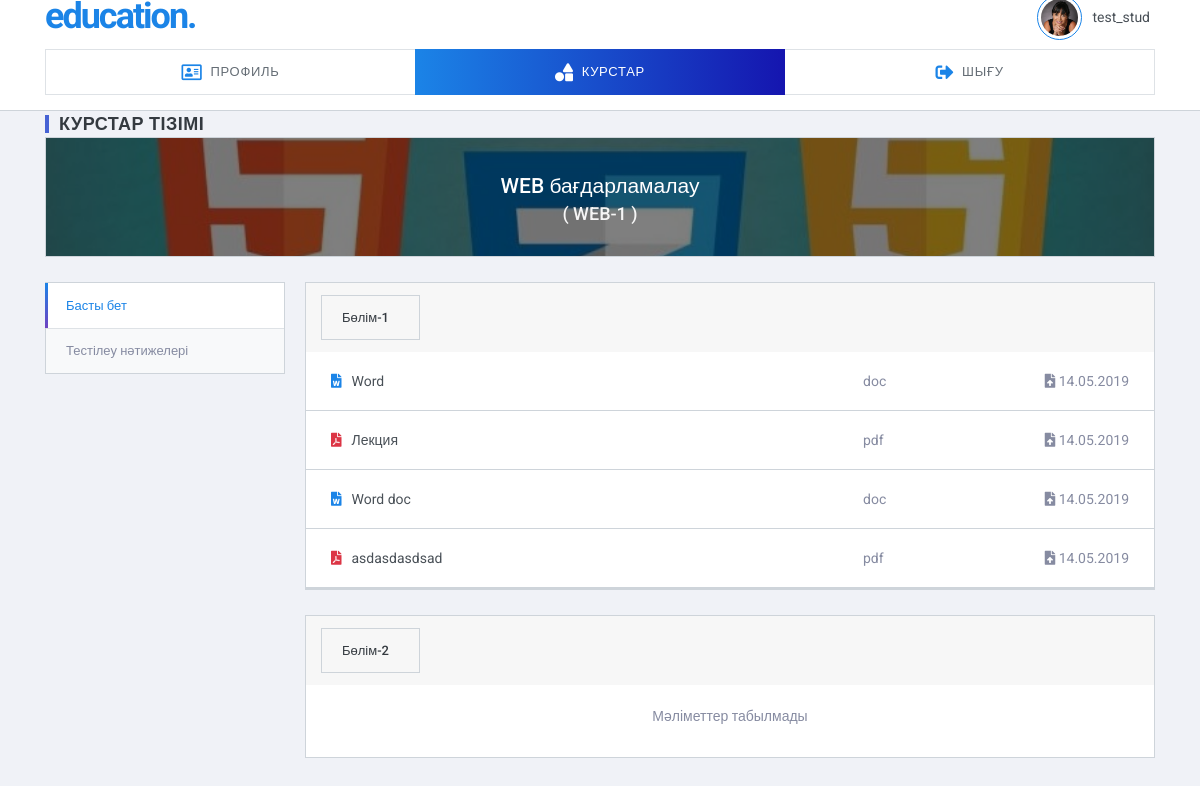
The app's page /?objects=2 (signed in) with its own data.
### tables this page shows
CREATE TABLE `db_users` (
  `user_id` int(11) NOT NULL,
  `login` varchar(255) NOT NULL,
  `password` varchar(255) NOT NULL,
  `user_ava` varchar(250) NOT NULL,
  `user_sname` varchar(255) NOT NULL,
  `user_name` varchar(255) NOT NULL,
  `user_mname` varchar(255) NOT NULL,
  `user_phone` varchar(250) NOT NULL,
  `user_email` varchar(250) NOT NULL,
  `user_type` int(1) NOT NULL
);

CREATE TABLE `db_groups` (
  `id_group` int(11) NOT NULL,
  `name_group` varchar(50) NOT NULL,
  `id_curs` int(11) NOT NULL,
  `user_id` int(11) NOT NULL,
  `mo` int(11) NOT NULL,
  `tu` int(11) NOT NULL,
  `we` int(11) NOT NULL,
  `th` int(11) NOT NULL,
  `fr` int(11) NOT NULL,
  `sa` int(11) NOT NULL,
  `su` int(11) NOT NULL,
  `time` varchar(50) NOT NULL
);

CREATE TABLE `db_curses` (
  `id_curs` int(11) NOT NULL,
  `name_curs` varchar(250) NOT NULL,
  `discription_curs` text NOT NULL,
  `img_curs` varchar(250) NOT NULL
);

CREATE TABLE `db_curses_sections` (
  `id_curses_sections` int(11) NOT NULL,
  `id_group` int(11) NOT NULL,
  `name_curses_sections` varchar(250) NOT NULL
);

CREATE TABLE `db_groups_docs` (
  `id_group_doc` int(11) NOT NULL,
  `id_group` int(11) NOT NULL,
  `id_curses_sections` int(11) NOT NULL,
  `name_doc` varchar(250) NOT NULL,
  `url_doc` varchar(250) NOT NULL,
  `type_doc` varchar(50) NOT NULL,
  `date_upload` varchar(50) NOT NULL,
  `points` int(11) NOT NULL
);

### pages/student/object_in/object_info.php (the view, shortened to what this page needs)
<?php
$query_curs_info  = mysql_query("SELECT * FROM db_groups g, db_curses c
                                         WHERE g.id_group = '$_GET[objects]'
                                           AND c.id_curs = g.id_curs ");
$result_curs_info = mysql_fetch_array($query_curs_info);
?>
<div class="row pd-l-15 pd-r-15 mg-b-25" style="margin-top: -21px;">
  <div class="col-md-12 pd-0">
    <div class="card card-dash-headline pd-0"
      style="
      height: 120px;
      background-image: url('img/curses/<?=$result_curs_info['img_curs']?>');
      background-position: center;
      -webkit-background-size: cover;
      background-size: cover;
    ">
      <div class="row mg-0"
        style="
        background-color: rgb(0, 0, 0, 0.5);
        height: 120px;
      ">
        <div class="col-md-12 pd-t-35">
          <h4 style="color: #fff">
            <?=$result_curs_info['name_curs']?><br>
            <span style="color: #f6f6f6; font-size: 18px">( <?=$result_curs_info['name_group']?> )</span>
          </h4>
        </div>
      </div>
    </div>
  </div>
</div>
<div class="manager-wrapper">
  <div class="manager-right">
  <?php
  if(isset($_GET['results'])){
    $query_list_curses_sections = mysql_query("SELECT * FROM db_curses_sections WHERE id_group = '$_GET[objects]' ");
    $result_list_curses_sections = mysql_fetch_array($query_list_curses_sections);
    $col_list_curses_sections    = mysql_num_rows($query_list_curses_sections);
    if($result_list_curses_sections['id_curses_sections'] != '' ){
      $i = 0;
      do{
        $i++;
        echo "
        <div class='card card-dash-headline pd-0 mg-b-25'>
          <div class='card-header'>
            <div class='row tx-left'>
              <div class='col-md-12'>
                <div class='dropdown dropdown-demo show'>
                  <a href='#' class='dd-link' data-toggle='dropdown'>
                    <div>
                      <span>$result_list_curses_sections[name_curses_sections]</span>
                    </div>
                  </a>
                </div>
              </div>
            </div>
          </div>";
          $query_list_curses_docs = mysql_query("SELECT * FROM db_groups_docs WHERE id_group = '$_GET[objects]' AND id_curses_sections = '$result_list_curses_sections[id_curses_sections]' ");
          $result_list_curses_docs = mysql_fetch_array($query_list_curses_docs);
          echo"
            <div class='file-group'>";
          $query_list_groups_testing_info = mysql_query("SELECT * FROM db_groups_testing_info i, db_testing t
                                                                 WHERE i.id_group = '$_GET[objects]'
                                                                   AND i.id_curses_sections = '$result_list_curses_sections[id_curses_sections]'
                                                                   AND t.id_groups_testing_info = i.id_groups_testing_info
                                                                   AND t.user_id = '$user_info[user_id]'
                                                              ORDER BY i.end_test ");
          $result_list_groups_testing_info = mysql_fetch_array($query_list_groups_testing_info);
          if($result_list_groups_testing_info['id_groups_testing_info'] != ''){
            do{
              $query_list_testing_questions = mysql_query("SELECT * FROM db_testing_questions
                                                                   WHERE id_curses_sections = '$result_list_curses_sections[id_curses_sections]'
                                                                     AND id_groups_testing_info = '$result_list_groups_testing_info[id_groups_testing_info]' ");
              $result_list_testing_questions = mysql_num_rows($query_list_testing_questions);
              echo"
              <div class='file-item' style='background-color: rgb(114, 174, 96, 0.4); color: #333'>
                <div class='row no-gutters wd-100p'>
                  <div class='col-sm-5 d-flex align-items-center'> $result_list_groups_testing_info[name_test] </div>
                  <div class='col-sm-2 tx-right tx-sm-left'> $result_list_testing_questions сұрақ </div>
                  <div class='col-sm-2 mg-t-5 mg-sm-t-0 tx-left'><i class='far fa-calendar-alt'></i> $result_list_groups_testing_info[end_test] дейін</div>
                  <div class='col-sm-3 mg-t-5 mg-sm-t-0'>
                     $result_list_groups_testing_info[mark]%
                  </div>
                </div>
              </div>";
            }while($result_list_groups_testing_info = mysql_fetch_array($query_list_groups_testing_info));
          }else echo "<p align='center'> <br>Мәліметтер табылмады </p>";
        echo"
          </div>
        </div>";
      }while($result_list_curses_sections = mysql_fetch_array($query_list_curses_sections));
    }else echo "<p align='center'>Бөлімдер табылмады</p>";
  }else{
    $query_list_curses_sections = mysql_query("SELECT * FROM db_curses_sections WHERE id_group = '$_GET[objects]' ");
    $result_list_curses_sections = mysql_fetch_array($query_list_curses_sections);
    if($result_list_curses_sections['id_curses_sections'] != '' ){
      do{
        echo "
        <div class='card card-dash-headline pd-0 mg-b-25'>
          <div class='card-header'>
            <div class='row tx-left'>
              <div class='col-md-12'>
                <div class='dropdown dropdown-demo show'>
                  <a href='#' class='dd-link' data-toggle='dropdown'>
                    <div>
                      <span>$result_list_curses_sections[name_curses_sections]</span>
                    </div>
                  </a>
                </div>
              </div>
            </div>
          </div>";
          $query_list_curses_docs = mysql_query("SELECT * FROM db_groups_docs WHERE id_group = '$_GET[objects]' AND id_curses_sections = '$result_list_curses_sections[id_curses_sections]' ");
          $result_list_curses_docs = mysql_fetch_array($query_list_curses_docs);
          echo"
            <div class='file-group'>";
          $col_list_curses_docs = 0;
          if($result_list_curses_docs['id_group_doc'] != ''){
            do{
              $col_list_curses_docs++;
              $file_type='';
              if($result_list_curses_docs['type_doc'] == 'application/pdf'){
                $file_type='<i class="fa fa-file-pdf tx-danger"></i>';
                $file_type_name = 'pdf';
              }
              else if($result_list_curses_docs['type_doc'] == 'application/vnd.openxmlformats-officedocument.word' || $result_list_curses_docs['type_doc'] == 'application/msword'){
               $file_type='<i class="fa fa-file-word tx-primary"></i>';
               $file_type_name = 'doc';
              }
              echo"
              <div class='file-item'>
                <div class='row no-gutters wd-100p'>
                  <div class='col-sm-8 d-flex align-items-center'>
                    $file_type
                    <a href='downloads/$result_list_curses_docs[url_doc]' target='_blank'>$result_list_curses_docs[name_doc]</a>
                  </div>
                  <div class='col-sm-2 tx-right tx-sm-left'>$file_type_name</div>
                  <div class='col-sm-2 mg-t-5 mg-sm-t-0 tx-right'><i class='fas fa-file-upload'></i> $result_list_curses_docs[date_upload]</div>
                </div>
              </div>";
            }while($result_list_curses_docs = mysql_fetch_array($query_list_curses_docs));
          }
          $col_list_groups_testing_info = 0;
          if($col_list_curses_docs == 0 && $col_list_groups_testing_info == 0) echo "<p align='center'> <br>Мәліметтер табылмады </p>";
        echo"
          </div>
        </div>";
      }while($result_list_curses_sections = mysql_fetch_array($query_list_curses_sections));
    }else echo "<p align='center'>Бөлімдер табылмады</p>";
  }
  ?>
  </div>
  <div class="manager-left">
    <nav class="nav">
      <?php
      if(isset($_GET['students']) || isset($_GET['results']) )
        echo "<a href='?objects=$_GET[objects]' class='nav-link'> <span> Басты бет </span> </a>";
      else echo "<a href='?objects=$_GET[objects]' class='nav-link active'> <span> Басты бет </span> </a>";
      if(isset($_GET['results'])) echo "<a href='?objects=$_GET[objects]&results' class='nav-link active'> <span> Нәтижелер </span> </a>";
      else echo "<a href='?objects=$_GET[objects]&results' class='nav-link'> <span> Тестілеу нәтижелері </span> </a>";
      ?>
    </nav>
  </div>
</div>

### pages/modules/header.php
<div class="slim-header" style="margin-top: -20px;">
  <div class="container">
    <div class="slim-header-left">
      <h2 class="slim-logo"><a href="./">education<span>.</span></a></h2>
    </div>
    <div class="slim-header-right">
      <div class="dropdown dropdown-c">
        <a href="#" class="logged-user" data-toggle="dropdown">
          <img src="img/users/<?=$user_info['user_ava']?>" alt="">
          <span> <?=$_SESSION['login_education']?> </span>
        </a>
      </div>
    </div>
  </div>
</div>

### records on screen
db_users: user_ava (picture)
db_groups: id_curs.img_curs (picture), id_curs.name_curs "WEB бағдарламалау", name_group "WEB-1"
db_curses_sections: name_curses_sections "Бөлім-1"
db_groups_docs: name_doc "Word", type_doc "doc", date_upload "14.05.2019"
db_groups_docs: name_doc "Лекция", type_doc "pdf", date_upload "14.05.2019"
db_groups_docs: name_doc "Word doc", type_doc "doc", date_upload "14.05.2019"
db_groups_docs: name_doc "asdasdasdsad", type_doc "pdf", date_upload "14.05.2019"
db_curses_sections: name_curses_sections "Бөлім-2", shows "Мәліметтер табылмады"

### other values on screen
$_SESSION['login_education'] "test_stud"
